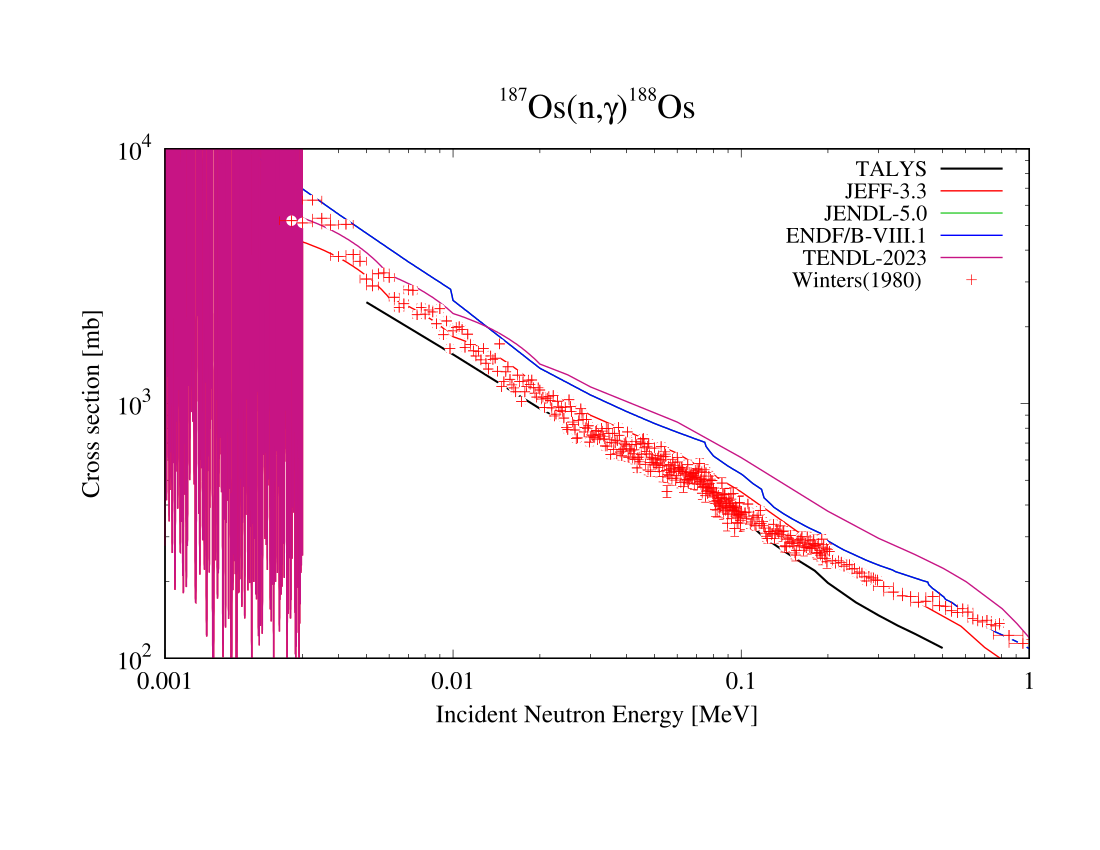

gnuplot code for this plot:
set xlabel "Incident Neutron Energy [MeV]" font ",18"
set ylabel "Cross section [mb]" font ",18" offset 0
set bmargin 5
set title "^{/=14 187}Os(n,{/=22{/Symbol g}})^{/=14 188}Os" font ",25"
#
set pointsize 1.2
set xtics font "Times-Roman, 18" 
set ytics font "Times-Roman, 18"
#
# Setting of the axis format  
#
set format x "%G"
set format y "%G"
#
#  Setting of the legend location  
#
set key font ",16"
set key top right 
#set grid x
#set grid y
# show grid
# 
set term postscript enhanced font "Times-Roman,16" color
set output "n-Os187-ng.eps"
#
set logscale xy
set format x "10^{%L}"
set format y "10^{%L"
#
set logscale
set format x "%G"
set format y "10^{%L}"
set style line 10 linetype 1 linewidth 3 linecolor rgb "black" 
#
#
#
######################################################################################
#
# If you want to have only solid lines then uncomment line below !!!
#  
#  a/ tick solid lines, b/ thinner solid lines, c/ dashed lines (acceptable for papers!) 
#
# set style line 1 linetype 2  linewidth 6 linecolor rgb "red"
set style line 1 linetype 2  linewidth 2 linecolor rgb "red"
# set style line 1 linetype 2  linewidth 2 linecolor rgb "red" dashtype '-..'
#
#######################################################################################
#
######################################################################################
#
# If you want to have only solid lines then uncomment line below !!!
#  
#  a/ tick solid lines, b/ thinner solid lines, c/ dashed lines (acceptable for papers!) 
#
# set style line 2 linetype 3  linewidth 6 linecolor rgb "#32CD32"
set style line 2 linetype 3  linewidth 2 linecolor rgb "#32CD32"
# set style line 2 linetype 3  linewidth 2 linecolor rgb "#32CD32" dashtype '-..'
#
#######################################################################################
#
######################################################################################
#
# If you want to have only solid lines then uncomment line below !!!
#  
#  a/ tick solid lines, b/ thinner solid lines, c/ dashed lines (acceptable for papers!) 
#
# set style line 3 linetype 4  linewidth 6 linecolor rgb "blue"
set style line 3 linetype 4  linewidth 2 linecolor rgb "blue"
# set style line 3 linetype 4  linewidth 2 linecolor rgb "blue" dashtype '-..'
#
#######################################################################################
#
######################################################################################
#
# If you want to have only solid lines then uncomment line below !!!
#  
#  a/ tick solid lines, b/ thinner solid lines, c/ dashed lines (acceptable for papers!) 
#
# set style line 4 linetype 3  linewidth 6 linecolor rgb "#2E8B57"
set style line 4 linetype 3  linewidth 2 linecolor rgb "#2E8B57"
# set style line 4 linetype 3  linewidth 2 linecolor rgb "#2E8B57" dashtype '-..'
#
#######################################################################################
#
######################################################################################
#
# If you want to have only solid lines then uncomment line below !!!
#  
#  a/ tick solid lines, b/ thinner solid lines, c/ dashed lines (acceptable for papers!) 
#
# set style line 5 linetype 8  linewidth 6 linecolor rgb "#C71585"
set style line 5 linetype 8  linewidth 2 linecolor rgb "#C71585"
# set style line 5 linetype 8  linewidth 2 linecolor rgb "#C71585" dashtype '-..'
#
#######################################################################################
set style line 11 pointtype 1 linecolor rgb "red "
set style line 12 pointtype 2 linecolor rgb "red "
set style line 13 pointtype 3 linecolor rgb "red "
set style line 14 pointtype 4 linecolor rgb "red "
set style line 15 pointtype 5 linecolor rgb "red "
set style line 16 pointtype 6 linecolor rgb "orange "
set style line 17 pointtype 7 linecolor rgb "magenta "
set style line 18 pointtype 8 linecolor rgb "green "
set style line 19 pointtype 9 linecolor rgb "blue "
set style line 20 pointtype 10 linecolor rgb "blue "
plot [1.e-3:1][100.:10000.0] \
"/Users/koning/talys/samples/n-Os187-astro-ng/org/xs000000.tot" u ( $1 > 0. ? $1 : 1.e-10 ):( $2 > 0. ? $2 : 1.e-10 ) t "TALYS" w lines linestyle 10, \
"/Users/koning/libraries/n/Os187/jeff4.0/tables/xs/n-Os187-MT102.jeff4.0" u ( $1 > 0. ? $1 : 1.e-10 ):( $2 > 0. ? $2 : 1.e-10 ) t "JEFF-3.3" w lines linestyle 1, \
"/Users/koning/libraries/n/Os187/jendl5.0/tables/xs/n-Os187-MT102.jendl5.0" u ( $1 > 0. ? $1 : 1.e-10 ):( $2 > 0. ? $2 : 1.e-10 ) t "JENDL-5.0" w lines linestyle 2, \
"/Users/koning/libraries/n/Os187/endfb8.1/tables/xs/n-Os187-MT102.endfb8.1" u ( $1 > 0. ? $1 : 1.e-10 ):( $2 > 0. ? $2 : 1.e-10 ) t "ENDF/B-VIII.1" w lines linestyle 3, \
"/Users/koning/libraries/n/Os187/tendl.2023/tables/xs/n-Os187-MT102.tendl.2023" u ( $1 > 0. ? $1 : 1.e-10 ):( $2 > 0. ? $2 : 1.e-10 ) t "TENDL-2023" w lines linestyle 5, \
"/Users/koning/libraries/n/Os187/exfor/xs/102/n-Os187-MT102-Winters-10882003.1980" u ( $1 > 0. ? $1 : 1.e-10 ):( $3 > 0. ? $3 : 1.e-10 ):2:4 w xyerrorbars notitle linestyle 11, \
"/Users/koning/libraries/n/Os187/exfor/xs/102/n-Os187-MT102-Winters-10882003.1980" u ( $1 > 0. ? $1 : 1.e-10 ):( $3 > 0. ? $3 : 1.e-10 ) w points t "Winters(1980) " linestyle 11, \
